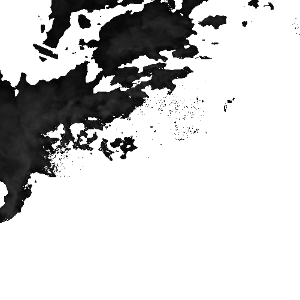
#> input picture 201903_08 可视化雷达图像论文对比图片visual_GroundTruth_Prediction/visual_GroundTruth_Prediction/results/radar_predrnn_pp_radar500_train001/10000/1/gt01.png, 300 x 300 px; its folder holds 3 pictures in this run
$ python visual_GroundTruth_Prediction.py
#> lines starting #> are read from the running program, lines starting #| are printed output that depends on the picture
# -*- coding: utf-8 -*-
"""
subplots_matplot_test
fun:
	draw multi-pictures
env:
	Linux ubuntu 4.4.0-31-generic x86_64 GNU;python 2.7;tensorflow1.10.1;Keras2.2.4
	pip2,matplotlib2.2.3
"""
from __future__ import print_function

import os
import shutil
import time
from PIL import Image
import matplotlib.pyplot as plt

img_dir = './results/radar_predrnn_pp_radar500_train001'
out_dir = "./out"
seq_length = 20
input_length = 10

def Visual_GroundTruth_Prediction(img_dir,out_dir):
#> called with out_dir = './out'
	iter_file_list = os.listdir(img_dir)
	#print('iter_file_list is ',iter_file_list)
	#print('num of iter_file =',len(iter_file_list))
	for iter_filename in iter_file_list:
		batchid_path = ''
		batchid_path = img_dir+'/'+iter_filename
		batchid_file_list = os.listdir(batchid_path)
		#print('batchid_file_list is ',batchid_file_list)
		#print('num of batchid_file =',len(batchid_file_list))
		for batchid_filename in batchid_file_list:
			imgfile_path = ''
			imgfile_path = batchid_path+'/'+batchid_filename
			#print ("%s has been find!"%imgfile_path)
			img_list = os.listdir(imgfile_path)
			img_list.sort()#img_list.sort(key=lambda x:int(x[4:])) #gt02.png pd16.png
			#print('img_list is ',img_list)
			#print('num of file =',len(img_list))
			plt.figure("%s Image"%iter_filename,figsize=(12,2)) #图像窗口名称#设置窗口大小
			plt.suptitle('|<------------------------Input seq-------------------------------------->|\
|<-------------Ground truth and predictions-------------->|') #图片名称
			for i,imgname in enumerate(img_list):
				img_path = ''
				img_path = imgfile_path+'/'+imgname
				img = Image.open(img_path)
#> img is the input picture: PIL image 300x300 L; min 2, max 255, mean 205.2
				#print ("%s has been find!"%imgname)
				#print ("%s has been find!"%img_path)
				if (imgname[0:2] == 'gt'):
					plt.subplot(2,seq_length,i+1)
					plt.title('t=%d'%(i+1)) #plt.title(imgname)
				elif (imgname[0:2] == 'pd'):
					plt.subplot(2,seq_length,i+1+input_length)
					#plt.title(imgname)#plt.title('t=%d'%(i+1))
				plt.imshow(img), plt.axis('off')
			ax = plt.subplot(2,seq_length,seq_length+input_length-1)
			plt.axis('off')
			ax.text(0.5, 0.5, 'predrnn++',fontsize=12, ha='center')
			plt.subplots_adjust(wspace=0.0, hspace=0.0)
			# wspace,hspace：用于控制宽度和高度的百分比，比如subplot之间的间距
			plt.savefig(out_dir+'/'+'contrast_'+iter_filename+'_'+batchid_filename+'.png')
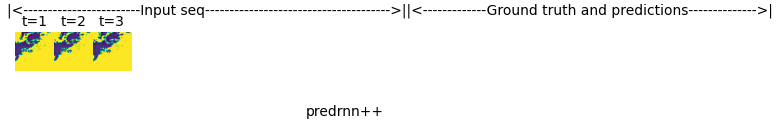
#> figure drawn by matplotlib, 3 panels
			#plt.show()


if __name__ == '__main__':
	time1 = time.time()
	if not os.path.exists(img_dir):
		print("there is not directory",img_dir)
	print ("image directory is ",img_dir)
	if os.path.exists(out_dir):
		#os.remove(out_dir) #删除整个目录
		shutil.rmtree(out_dir)
	os.makedirs(out_dir)
	Visual_GroundTruth_Prediction(img_dir,out_dir)
	time2=time.time()
	print ('time use: ' + str(time2 - time1) + ' s')

$ run again, on 201903_08 可视化雷达图像论文对比图片visual_GroundTruth_Prediction/visual_GroundTruth_Prediction/results/radar_predrnn_pp_radar500_train001/10000/2/gt01.png
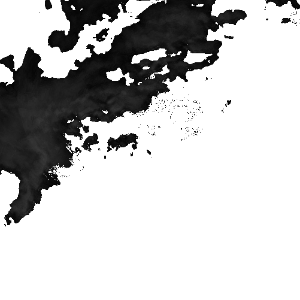
#> input picture 201903_08 可视化雷达图像论文对比图片visual_GroundTruth_Prediction/visual_GroundTruth_Prediction/results/radar_predrnn_pp_radar500_train001/10000/2/gt01.png, 300 x 300 px
#> in Visual_GroundTruth_Prediction, img is the input picture: PIL image 300x300 L; min 2, max 255, mean 197.4
#> in Visual_GroundTruth_Prediction, `plt.savefig(out_dir+'/'+'contrast_'+iter_filename+'_'+batchid_filename..`:
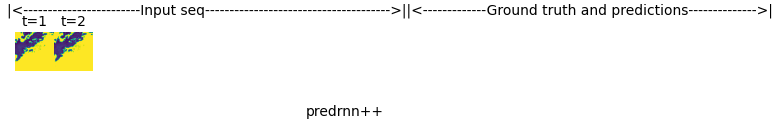
#> figure drawn by matplotlib, 2 panels
